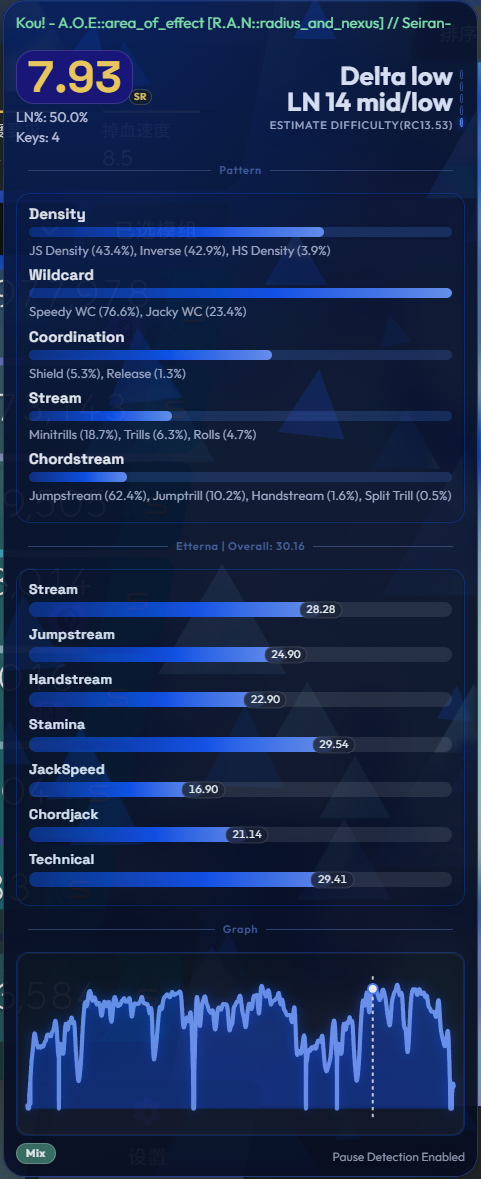
#> input picture modules/beatmap_details/upstream/img/full.jpg, 481 x 1179 px
$ python -i raster.py   (imports and definitions only)
#> lines starting #> are read from the running program, lines starting #| are printed output that depends on the picture
#> further down, picture is the input picture: PIL image 481x1179 RGBA; mean R, G, B, A 23.3, 40.4, 79.3, 255
"""Raster pieces of the score card, drawn with Pillow.

The data-driven parts of the template are bitmaps, not text layers, so they have
to be generated per score:

  star_strip   the star-rating bar (pips + value badge + tier label)
  od_bar       OD progress bar
  hp_bar       HP progress bar
  avatar       the player avatar, clipped to the template's ellipse
  mod badges   one PNG per enabled mod, laid out at the template's pitch

The star strip is a faithful port of ``template/star_strip.js`` — same ramps,
same geometry, same partial-star fill. That file is the source of truth; if the
numbers here stop matching it, this port has drifted. ``self_test.py`` compares
a few values against the JS module to catch exactly that.

No AstrBot imports live here, so this module can be exercised standalone.
"""
from __future__ import annotations

import math
from pathlib import Path

from PIL import Image, ImageChops, ImageDraw, ImageFont

# ─────────────────────────────── colour helpers ───────────────────────────────


# [6 lines left out: function hex_to_rgb, not called in this run]


def rgb_to_hex(rgb) -> str:
    return "#" + "".join(f"{max(0, min(255, round(v))):02x}" for v in rgb)


def _lerp_hex(a: str, b: str, t: float) -> str:
    ca, cb = hex_to_rgb(a), hex_to_rgb(b)
    return rgb_to_hex([ca[i] + (cb[i] - ca[i]) * t for i in range(3)])


# [12 lines left out: function ramp_color, not called in this run]


def luminance(value: str) -> float:
    r, g, b = hex_to_rgb(value)
    return (0.2126 * r + 0.7152 * g + 0.0722 * b) / 255


def mix(a: str, b: str, amount: float) -> str:
    return _lerp_hex(a, b, amount)


# ─────────────────────────────── ramps (mirror star_strip.js) ───────────────────────────────

STAR_RAMP = [
    (0.00, "#4fc3f7"), (2.00, "#7ed957"), (2.70, "#c9e83c"),
    (3.40, "#ffe94a"), (4.00, "#ff8c3c"), (4.70, "#ff4d6d"),
    (5.30, "#e040fb"), (6.50, "#7b8cff"), (7.60, "#6a6ae8"),
    (8.60, "#5b5be0"), (9.60, "#6250dc"), (10.60, "#6a45d8"),
    (12.00, "#7040d4"), (18.00, "#7a3ad0"),
]

NUM_RAMP = [
    (0.00, "#4fc3f7"), (2.00, "#7ed957"), (3.40, "#ffe94a"),
    (4.70, "#ff4d6d"), (5.30, "#e040fb"), (6.50, "#ffcb2e"),
    (7.32, "#ffcb2e"), (8.20, "#ffb022"), (9.00, "#ffa022"),
    (9.50, "#ff8a20"), (9.90, "#f4792b"), (10.00, "#ff3b5c"),
    (10.50, "#ff3b8e"), (11.00, "#ff3bd0"), (11.70, "#e83bf5"),
    (12.00, "#c04df5"), (12.70, "#a855f7"), (13.30, "#8b5cf6"),
    (14.30, "#5b6bff"), (16.00, "#4a5cff"),
]

TIERS = [
    {"label": "Easy",    "lo": 0.0, "hi": 2.0,      "range": "0.0 – 1.99",    "color": "#4fc3f7", "accent": "#4fc3f7"},
    {"label": "Normal",  "lo": 2.0, "hi": 2.7,      "range": "2.0 – 2.69",    "color": "#7ed957", "accent": "#7ed957"},
    {"label": "Hard",    "lo": 2.7, "hi": 4.0,      "range": "2.7 – 3.99",    "color": "#ffe94a", "accent": "#ffe94a"},
    {"label": "Insane",  "lo": 4.0, "hi": 5.3,      "range": "4.0 – 5.29",    "color": "#ff4d6d", "accent": "#ff4d6d"},
    {"label": "Expert",  "lo": 5.3, "hi": 6.5,      "range": "5.3 – 6.49",    "color": "#e040fb", "accent": "#e040fb"},
    {"label": "Expert+", "lo": 6.5, "hi": float("inf"), "range": "6.5 and above", "color": "#7b8cff", "accent": "#ffcb2e"},
]

DUAL_MODE = {"threshold": 10, "lowStars": 10, "highStars": 15, "baseSpacing": 1.24}

STRIP_DEFAULTS = {
    "starSize": 46,
    "spacing": 1.24,
    "badgeBg": "#2b3048",
    "emptyColor": "#5A6684",
    "emptyOpacity": 0.75,
    "capRatio": 0.66,
    "starStroke": "auto",
    "starStrokeWidth": 1.5,
    "starStrokeMinLum": 0.30,
    "starStrokeWhiteMix": 0.55,
    "showBadge": True,
    "showTier": True,
    "fadeTail": True,
}

# ─────────────────────────────── fonts ───────────────────────────────

_FONT_DIRS = [
    Path(__file__).resolve().parent / "fonts",
    Path.home() / "AppData/Local/Microsoft/Windows/Fonts",
    Path("C:/Windows/Fonts"),
]

# The SVG asks for `Segoe UI` at weight 800; Inter ExtraBold is the closest
# resident match and is what the rest of the template already uses.
#
# `seguiemj.ttf` is Segoe UI EMOJI. It ships with Windows so it always exists, and it
# used to be first in this list — meaning every bold glyph on the star strip (the SR
# number, the tier label) was being drawn in the emoji font. Inter goes first now.
_FONT_CANDIDATES = {
    "bold":    ["Inter_18pt-ExtraBold.ttf", "Inter_18pt-Bold.ttf",
                "segoeuib.ttf", "arialbd.ttf"],
    "regular": ["Inter_18pt-Regular.ttf", "segoeui.ttf", "arial.ttf"],
    "medium":  ["Inter_18pt-Medium.ttf", "Inter_18pt-Regular.ttf", "segoeui.ttf"],
}

_font_cache: dict[tuple[str, int], ImageFont.FreeTypeFont] = {}


# [18 lines left out: function _font, not called in this run]


def _text_width(draw: ImageDraw.ImageDraw, text: str, font) -> float:
    return draw.textlength(text, font=font)


# ─────────────────────────────── star strip ───────────────────────────────


# [7 lines left out: function _star_points, not called in this run]


def _spacing_for_same_width(n_from: int, sp_from: float, n_to: int) -> float:
    span = sp_from * (n_from - 1) + 1
    return (span - 1) / (n_to - 1)


# [182 lines left out: functions _tier_of, _paint_strip, render_star_strip, render_stat_bar, not called in this run]


# ─────────────────────────────── avatar ───────────────────────────────

AVATAR_BOX = (116, 116)


# [52 lines left out: functions render_avatar, render_score_compact, server_badge_path, render_ui_extras, not called in this run]


# ─────────────────────────────── mod badges ───────────────────────────────

# 48px tall badges, pitch 110, first at x60 (layer_mapping.json mods_block).
MOD_PITCH = 110
MOD_FIRST_X = 60
MOD_Y = 842
MOD_HEIGHT = 48
MOD_SLOTS = 6


# [136 lines left out: functions render_mod_row, render_mod_speed_labels, render_density_panel, not called in this run]


# ─────────────────────────────── background ───────────────────────────────


def cover_fit(image: Image.Image, size: tuple[int, int] = (1920, 1080)) -> Image.Image:
    """Scale-and-centre-crop, the way a wallpaper would be fitted."""
#> called with size = (1920, 1080)
    tw, th = size
    src = image.convert("RGB")
    scale = max(tw / src.width, th / src.height)
#> scale = 3.99
    nw, nh = max(tw, round(src.width * scale)), max(th, round(src.height * scale))
#> nw = 1920; nh = 4706
    src = src.resize((nw, nh), Image.LANCZOS)
#> src: PIL image 1920x4706 RGB
    left, top = (nw - tw) // 2, (nh - th) // 2
#> left = 0; top = 1813
    return src.crop((left, top, left + tw, top + th))
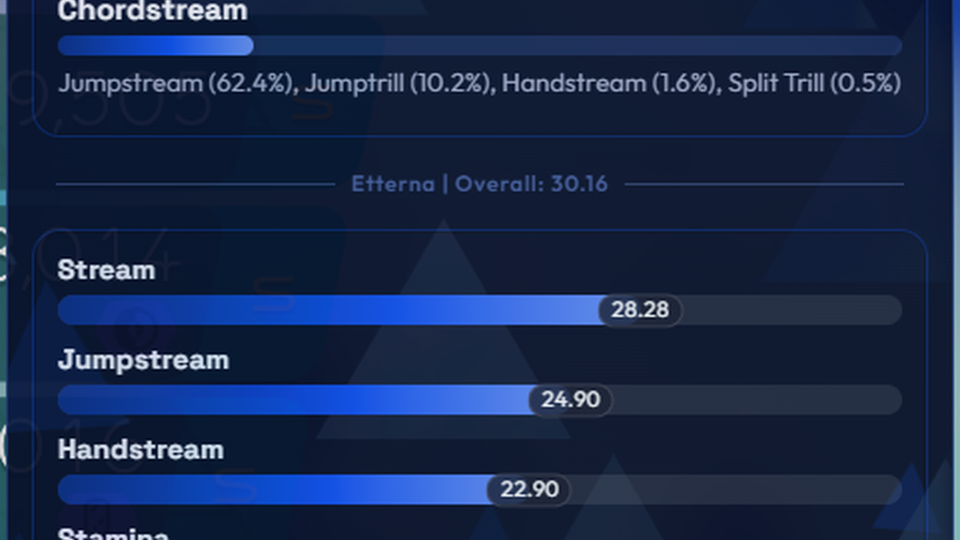
#> returned value: PIL image 1920x1080 RGB (shown at 1/2 size); mean R, G, B 23.6, 39.8, 73.6

>>> from PIL import Image
>>> picture = Image.open('../../modules/beatmap_details/upstream/img/full.jpg')
>>> result = cover_fit(picture)

$ run again, on modules/beatmap_details/upstream/img/themeLN.jpg
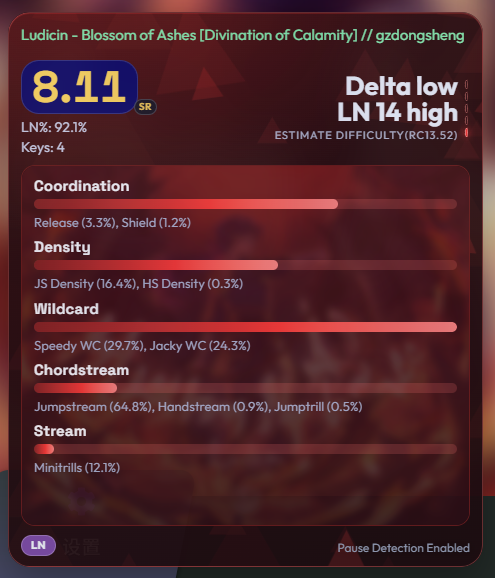
#> input picture modules/beatmap_details/upstream/img/themeLN.jpg, 495 x 578 px
#> picture is the input picture: PIL image 495x578 RGBA; mean R, G, B, A 79.6, 37.2, 42.2, 255
#> in cover_fit, `src = src.resize((nw, nh), Image.LANCZOS)`:
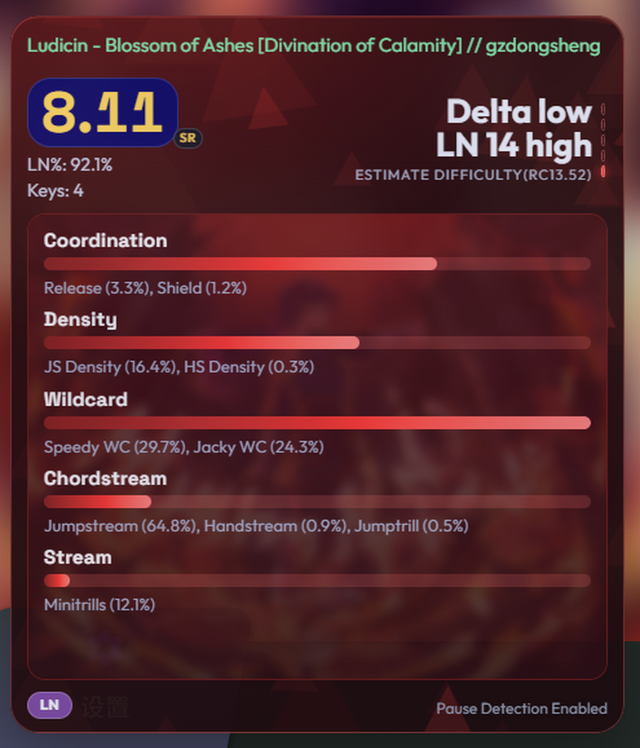
#> src: PIL image 1920x2242 RGB (shown at 1/3 size); mean R, G, B 79.6, 37.2, 42.2
#> in cover_fit, `return src.crop((left, top, left + tw, top + th))`:
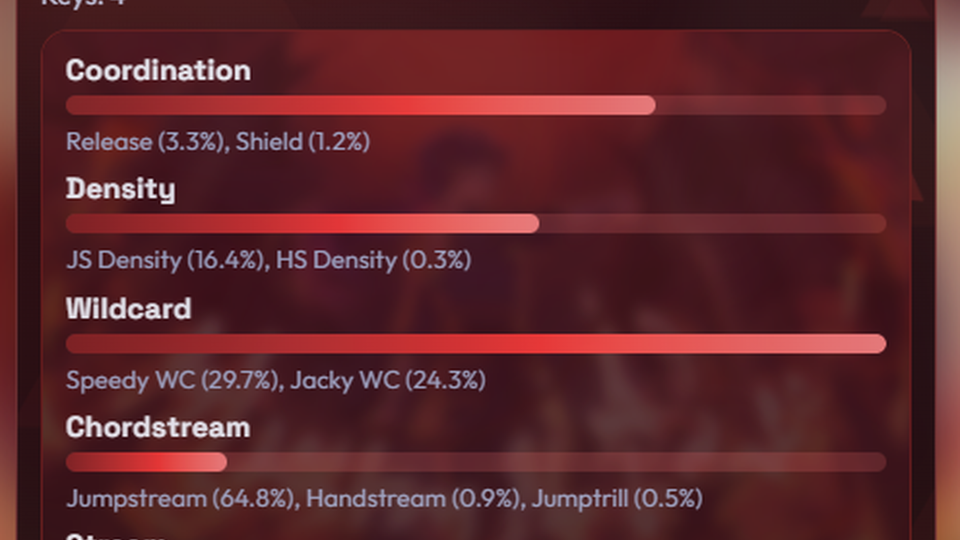
#> returned value: PIL image 1920x1080 RGB (shown at 1/2 size); mean R, G, B 91.3, 38.5, 43.2

$ run again, on modules/beatmap_details/upstream/img/themeRC.jpg
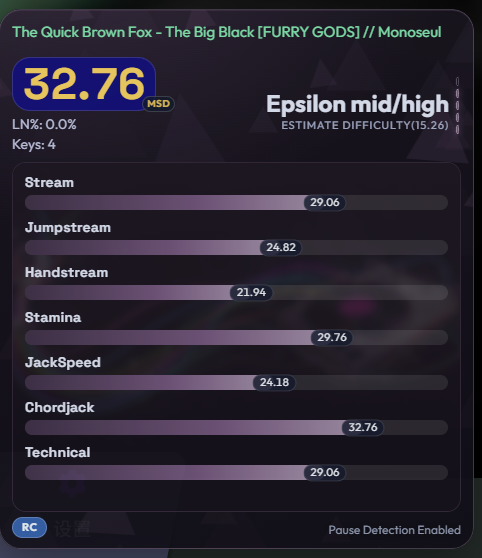
#> input picture modules/beatmap_details/upstream/img/themeRC.jpg, 482 x 558 px
#> picture is the input picture: PIL image 482x558 RGBA; mean R, G, B, A 42.1, 37.1, 49.7, 255
#> in cover_fit, `return src.crop((left, top, left + tw, top + th))`:
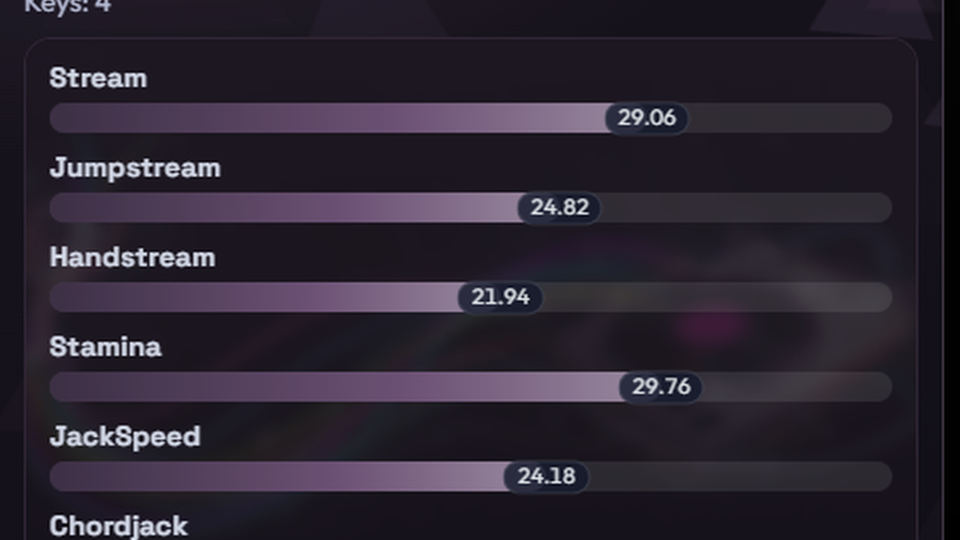
#> returned value: PIL image 1920x1080 RGB (shown at 1/2 size); mean R, G, B 44, 37.4, 49.6
